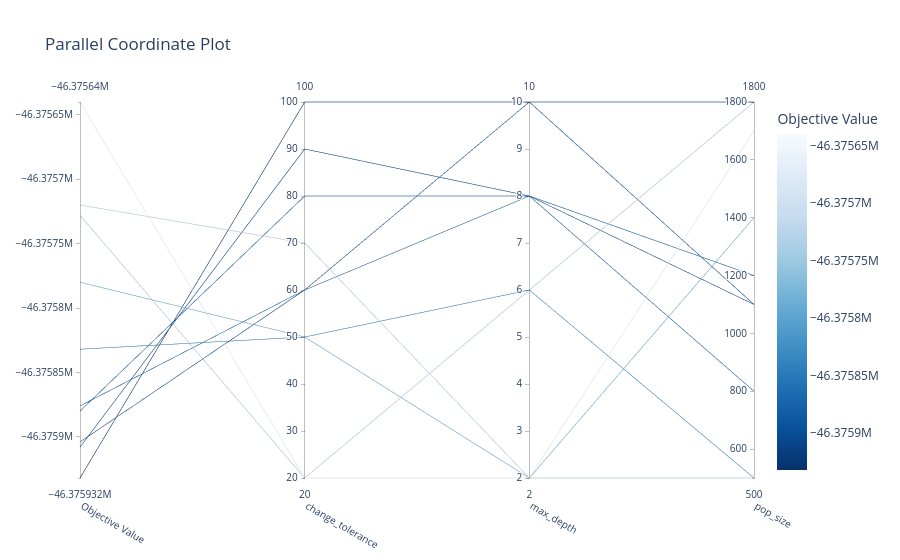

The code cell stored with this chart in its notebook:
### Code cell
from optuna.visualization import plot_parallel_coordinate

# Parallel coordinate plot to explore parameter interactions
fig = plot_parallel_coordinate(study, target=lambda t: t.values[0])
fig.show()

### Figure 1 — Plotly figure (JSON) as saved in the notebook; plotly's stock layout.template omitted (floating-point values rounded to 4 significant figures)
{"data": [{"dimensions": [{"label": "Objective Value", "range": [-46375932, -46375640], "values": [-46375876, -46375728, -46375908, -46375720, -46375832, -46375904, -46375880, -46375932, -46375640, -46375780]}, {"label": "change_tolerance", "range": [20, 100], "values": [60, 20, 90, 70, 50, 60, 80, 100, 20, 50]}, {"label": "max_depth", "range": [2, 10], "values": [8, 6, 8, 2, 6, 10, 8, 10, 2, 2]}, {"label": "pop_size", "range": [500, 1800], "values": [1200, 1800, 1100, 500, 500, 1100, 800, 1800, 1700, 1400]}], "labelangle": 30, "labelside": "bottom", "line": {"color": [-46375876, -46375728, -46375908, -46375720, -46375832, -46375904, -46375880, -46375932, -46375640, -46375780], "colorbar": {"title": {"text": "Objective Value"}}, "colorscale": [[0, "rgb(247,251,255)"], [0.125, "rgb(222,235,247)"], [0.25, "rgb(198,219,239)"], [0.375, "rgb(158,202,225)"], [0.5, "rgb(107,174,214)"], [0.625, "rgb(66,146,198)"], [0.75, "rgb(33,113,181)"], [0.875, "rgb(8,81,156)"], [1, "rgb(8,48,107)"]], "reversescale": true, "showscale": true}, "type": "parcoords"}], "layout": {"title": {"text": "Parallel Coordinate Plot"}}}
